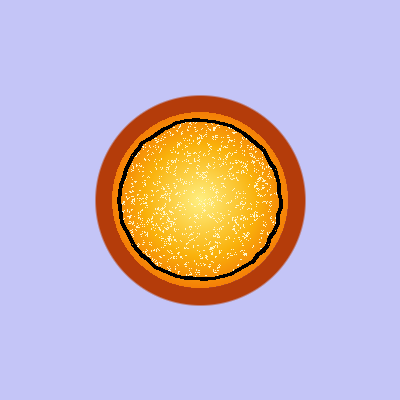
#> input picture test_sun_yellow.png, 400 x 400 px; its folder holds only this picture in this run
$ python -i v2paint.py   (imports and definitions only)
#> lines starting #> are read from the running program, lines starting #| are printed output that depends on the picture
# work/lib/v2paint.py -- the PAINTERLY layer: pigment, hand-drawn strokes, paper.
#
# WHY THIS EXISTS (round-2 blind critic, 9 of 10 frames lost)
#   Our frames read as clean VECTOR CLIPART. The bar reads as PAINTERLY HAND-DRAWN
#   ART. Three concrete tells, all of them properties of a machine-drawn fill/stroke:
#
#     1. FILLS ARE MATHEMATICALLY FLAT. `ImageDraw.polygon(pts, fill=col)` lays down
#        one exact RGB value per pixel. The bar's shapes carry value drift, hue drift
#        and faint brush banding inside a single flat region.
#     2. OUTLINES ARE MACHINE-PERFECT. `ImageDraw.line(..., width=W)` is constant
#        width along a Catmull-Rom curve. A real keyline swells and thins as the hand
#        moves, and its edge is not a perfect circle.
#     3. THE PAGE IS DEAD. A flat #fdfdfd field has no tooth at all.
#
# WHAT THIS MODULE PROVIDES
#   img_of(draw)        -- recover the PIL Image an ImageDraw is bound to.
#   fbm(...)            -- seeded low-frequency value field (numpy, deterministic).
#   fill_poly(...)      -- painterly fill: pigment variation + edge irregularity.
#   hand_stroke(...)    -- variable-width keyline drawn as overlapping segments.
#   paper_overlay(...)  -- very low contrast page tooth.
#
# DETERMINISM
#   Every random source is seeded. `np.random.default_rng(seed)` is stable for a
#   given seed across runs on the same numpy version, and the PIL upsample path is
#   deterministic, so the same scene renders byte-identical twice. There is no
#   unseeded global randomness anywhere in this file.
#
# ESCAPE HATCH
#   Set GAUNTLET_PLAIN=1 in the environment to turn every painterly path into the
#   original flat PIL call. That exists so a bad render can be bisected without
#   reverting code, and so the v1 pipeline (work/segments/*, which shares ink.py)
#   has a one-env-var opt-out if it ever needs the old machine-flat look back.

import math
import os
import random

import numpy as np
from PIL import Image, ImageDraw, ImageFilter

# Global on/off. Read once at import; PAINTERLY is the intended default.
PAINTERLY = os.environ.get('GAUNTLET_PLAIN', '') not in ('1', 'true', 'yes')

# --- Texture strength knobs ------------------------------------------------
# ROUND 3. Round 2 set these so they would be obvious on a close-up crop and
# "felt, not seen" at 1280x720. The round-2 blind critic still read 9/10 frames as
# clean vector clipart, and looking at the full frames confirms why: a +-7.5%
# MULTIPLICATIVE drift on a near-black fill (the night side is RGB 38,38,44) is
# +-3 levels, which is invisible; on a 450px disc a 1.6px edge wobble is 0.35%
# of the radius; and a 57px brush-band period averages out to nothing once the
# frame is viewed at 1:1. So these are roughly DOUBLED, and -- more importantly --
# the fill now carries an ADDITIVE term scaled by how DARK the colour is, because
# multiplicative modulation is exactly wrong for dark paint (a painter cannot
# make black much blacker, but they can and do leave it uneven and slightly warm).
#
# The ceilings that still hold: none of these touch TEXT. Every text element is
# composited AFTER the art it sits on, so paint texture cannot hurt legibility;
# and the page tooth is laid down in the bg element, under the type.
VALUE = 0.150     # +-15% brightness drift inside a fill (broad, low-frequency)
VALUE_FINE = 0.055  # +-5.5 levels of brush-scale tooth on top of the broad wash
DARK = 9.0        # additive levels on a pure-black fill, tapering to ~0 on white
TINT = 8.0        # +-8 levels of red/blue counter-drift (hue wobble)
BAND = 6.5        # +-6.5 levels of brush banding
BAND_FREQ = 0.055  # radians/px -> ~114px period. Round 2 used 0.11 (57px), which
                   # is fine-tooth at ship size; broader bands read as a BRUSH.
EDGE = 4.6        # px of low-frequency edge irregularity on filled shapes
STROKE_VARY = 0.42  # +-42% keyline width variation
PAPER_GRAIN = 2.2  # levels of per-pixel page tooth. DELIBERATELY not raised much in
                   # round 3: per-pixel UNIFORM noise is the one texture that
                   # always reads as digital dither / video noise rather than as
                   # paper, and at 5.5 the white page looked like a bad scan.
                   # Judge paper on the blotch term, not this one.
PAPER_BLOTCH = 9.0  # levels of large-scale page unevenness. This is the term that
                    # actually reads as paper: broad, soft, low-frequency drift.


# ---------------------------------------------------------------------------
# plumbing
# ---------------------------------------------------------------------------

# [15 lines left out: function img_of, not called in this run]


def _seed(seed):
    """numpy wants a non-negative int; our seeds are small ints but may be xor'd."""
    return int(seed) & 0x7FFFFFFF


def _f_image(arr):
    """float32 (h,w) -> PIL 'F' image (for BICUBIC upsampling)."""
    return Image.fromarray(np.ascontiguousarray(arr, dtype=np.float32), mode='F')


# [5 lines left out: function _luma, not called in this run]


# ---------------------------------------------------------------------------
# seeded low-frequency noise
# ---------------------------------------------------------------------------

def fbm(w, h, seed=0, cells=5, octaves=3, persist=0.55):
    """A seamless-ish low-frequency value field in roughly [-1, 1], shape (h, w).

    Built by summing upsampled random grids at doubling frequencies -- value noise.
    This is the "mottling" scale: broad soft patches, not pixel dust. Per-pixel
    noise is PAPER_GRAIN's job, not this function's.
    """
    if w <= 0 or h <= 0:
        return np.zeros((max(0, h), max(0, w)), np.float32)
    rng = np.random.default_rng(_seed(seed))
    out = np.zeros((h, w), np.float32)
    amp, total, c = 1.0, 0.0, float(max(2, cells))
    for _ in range(max(1, octaves)):
        gw = max(2, int(round(c)))
        gh = max(2, int(round(c * h / float(max(1, w)))) + 1)
        g = rng.standard_normal((gh, gw)).astype(np.float32)
        up = np.asarray(_f_image(g).resize((w, h), Image.BICUBIC), np.float32)
        out += up * amp
        total += amp
        amp *= persist
        c *= 2.0
    out /= max(1e-6, total)
    sd = float(out.std())
    if sd > 1e-6:
        out /= sd * 2.1
    return np.clip(out, -1.0, 1.0)


# [390 lines left out: functions smooth_walk, wobble_edge, fill_poly, fill_rect, round_rect_pts, ellipse_pts and 5 more, not called in this run]


# ---------------------------------------------------------------------------
# page
# ---------------------------------------------------------------------------

def paper_overlay(img, seed=0, grain=PAPER_GRAIN, blotch=PAPER_BLOTCH,
                  bbox=None):
    """Give the page a tooth. Felt, not seen: a couple of levels, no more.

    Two fields: per-pixel grain (paper fibre) and a broad low-frequency blotch
    (paint sitting unevenly). Both are additive and tiny, so text laid down
    afterwards is unaffected and the page never looks dirty.
    """
    if not PAINTERLY:
        return img
    W_, H_ = img.size
    if bbox is None:
        x0, y0, x1, y1 = 0, 0, W_, H_
    else:
        x0, y0, x1, y1 = bbox
    x0c, y0c = max(0, int(x0)), max(0, int(y0))
    x1c, y1c = min(W_, int(x1)), min(H_, int(y1))
    if x1c <= x0c or y1c <= y0c:
        return img

    bw, bh = x1c - x0c, y1c - y0c
    rng = np.random.default_rng(_seed(seed) ^ 0x9A17)
    fine = rng.standard_normal((bh, bw)).astype(np.float32)
    broad = fbm(bw, bh, seed=_seed(seed) ^ 0x31, cells=3, octaves=2)
    delta = grain * fine + blotch * broad
    # Round 3: the clip was a hard +-8, which round 2's +-3 sigma only grazed. At
    # grain 5.5 that truncated ~1% of pixels flat and left visible "shelf" pixels
    # where the grain hit the ceiling. Scale the ceiling off the actual sigma
    # instead so raising PAPER_GRAIN/PAPER_BLOTCH never reintroduces banding.
    delta = np.clip(delta, -3.0 * max(grain, blotch), 3.0 * max(grain, blotch))

    region = img.crop((x0c, y0c, x1c, y1c))
    arr = np.asarray(region).astype(np.float32)
    arr[..., :3] = np.clip(arr[..., :3] + delta[..., None], 0.0, 255.0)
    img.paste(Image.fromarray(arr.astype(np.uint8), mode=region.mode),
              (x0c, y0c))
    return img


def paper_page(img, base=None, seed=0, **kw):
    """Fill the whole page with `base` and lay the paper tooth over it."""
    from PIL import ImageDraw as _ID
    W_, H_ = img.size
    _ID.Draw(img).rectangle([0, 0, W_, H_],
                            fill=tuple(base) if base is not None
                            else img.getpixel((0, 0)))
    paper_overlay(img, seed=seed, **kw)
    return img

>>> from PIL import Image
>>> picture = Image.open('../../test_sun_yellow.png')
#> picture is the input picture: PIL image 400x400 RGB; mean R, G, B 200.1, 183.2, 200.1
>>> result = paper_page(picture)
#> in paper_page, `_ID.Draw(img).rectangle([0, 0, W_, H_], fill=tuple(base) if base is no..`:
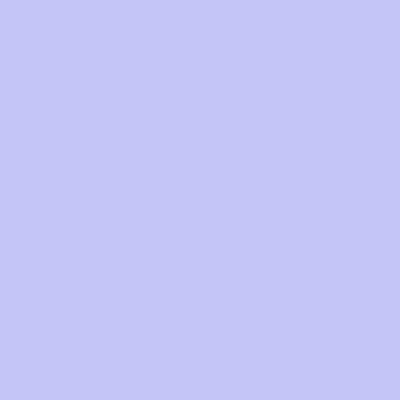
#> img: PIL image 400x400 RGB; mean R, G, B 196, 197, 247
#> after the loop in fbm, `for _ in range(max(1, octaves)):`:
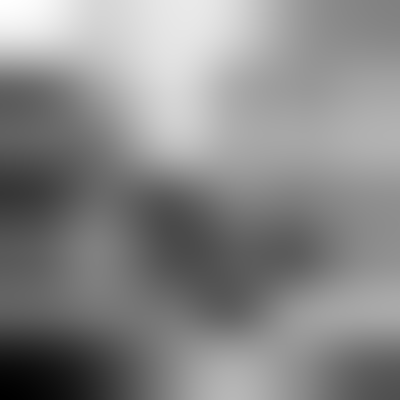
#> out: shape (400, 400) float32; min -2.76, max 2.4, mean 0.00049; drawn with min black and max white
